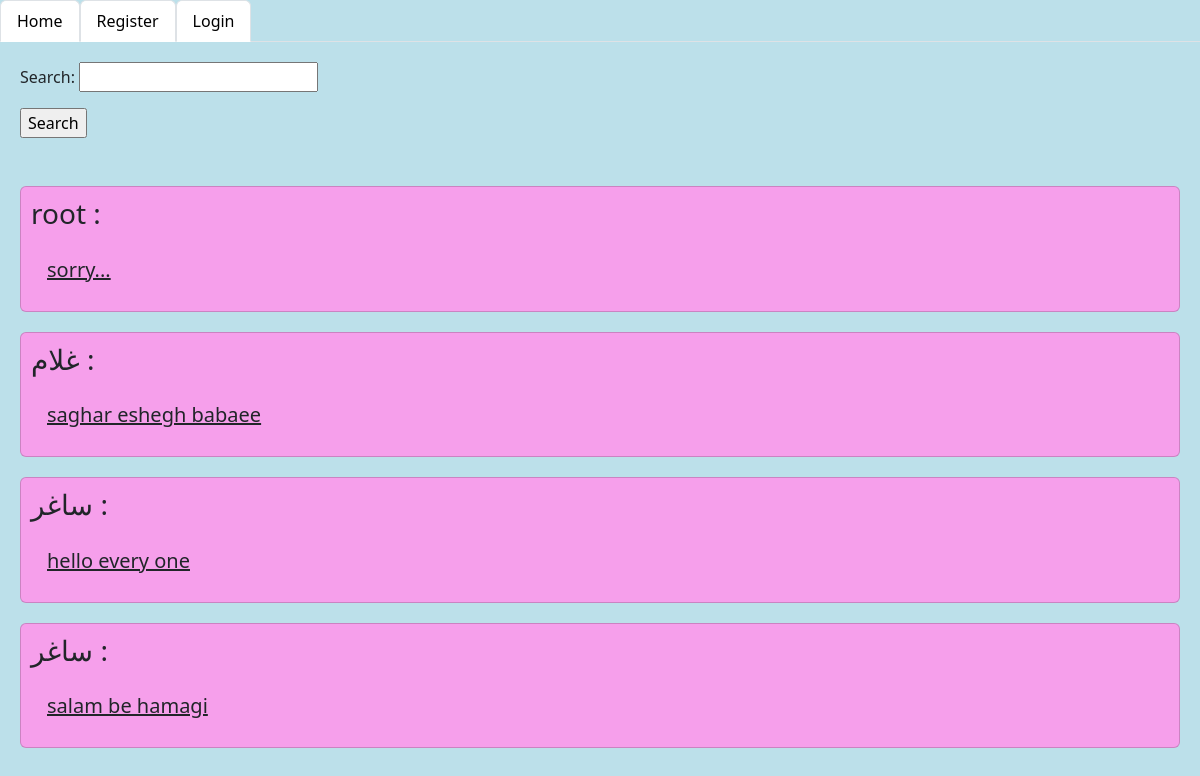
Before: / with the older database file.
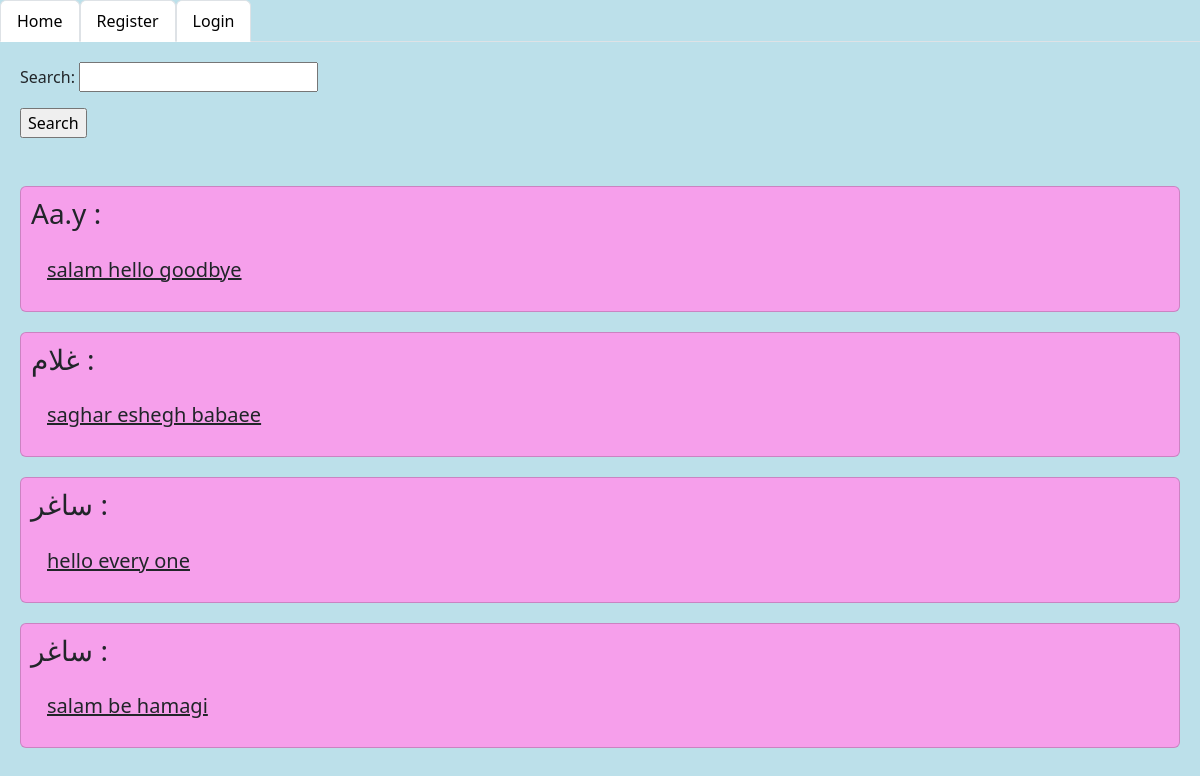
After: the same page with the newer database file.
### home/models.py (models this page shows, shortened)
class Post(models.Model):
    user = models.ForeignKey(User, on_delete=models.CASCADE, related_name='posts')
    body = models.TextField()
    slug = models.SlugField(max_length=30)
    created = models.DateTimeField(auto_now_add=True)
    update = models.DateTimeField(auto_now=True)
    class Meta:
        ordering = ('-created','body')

### home/views.py (the view)
# urls.py: path('', views.HomeView.as_view(), name='home'),
class HomeView(View):
    form_class=PostSearchForm
    def get(self, request):
        posts = Post.objects.all()
        if request.GET.get('search'):
            posts=posts.filter(body__contains=request.GET['search'])
        return render(request, 'home/index.html', {'post': posts,'form':self.form_class})

### home/templates/home/index.html (shortened to what this page needs)
{% extends 'base.html' %}
{% block content %}
<form action="" method="get">
    {{ form.as_p }}
    <input type="submit" value="Search">
</form><br></br>
    {% for post in post %}
<div class="card">
<h3>{{ post.user }} :</h3>
<a href="{% url 'home:post_detail' post.id post.slug %}" class="card-body">{{ post.body }}</a>
    </div>{% endfor %}
{% endblock %}

Changed rows visible on the page:
removed Post: user "root", body "sorry..."
added Post: user "Aa.y", body "salam hello goodbye"
